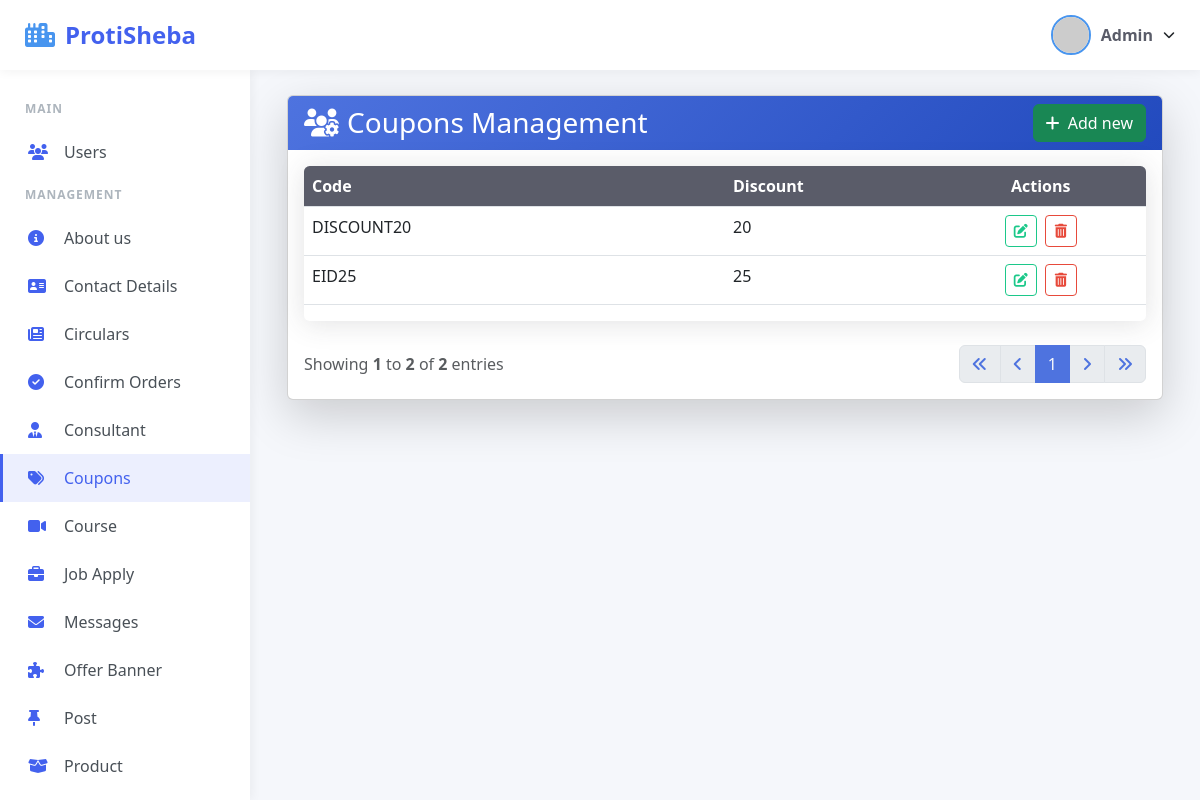
The page /admin/index.php?q=coupons (signed in) on the database its author committed.
### tables this page shows
CREATE TABLE `coupons` (
  `id` int(11) NOT NULL,
  `code` varchar(50) NOT NULL,
  `discount` int(10) NOT NULL,
  `time` timestamp NOT NULL DEFAULT current_timestamp()
);

### admin/sec/coupons.php (the view, shortened to what this page needs)
<?php
    $limit = 10;
    $page = isset($_GET['page']) ? max(1, (int)$_GET['page']) : 1;
    $start_from = ($page - 1) * $limit;
    $sql = "SELECT * FROM coupons ORDER BY id ASC LIMIT $start_from, $limit";
    $result = $conn->query($sql);
    $count_sql = "SELECT COUNT(*) as total FROM coupons";
    $total_result = $conn->query($count_sql);
    $total_rows = $total_result->fetch_assoc()['total'];
    $total_pages = ceil($total_rows / $limit);
    $start_range = max(1, $page - 2);
    $end_range = min($total_pages, $page + 2);
?>
<div class="container">
    <div class="card shadow-lg">
        <div class="card-header text-white">
            <div class="d-flex justify-content-between align-items-center">
                <h3 class="mb-0"><i class="fas fa-users-cog me-2"></i>Coupons Management</h3>
                <div class="d-flex align-items-center">
                    <button class="btn btn-success ms-3 add-new" data-bs-toggle="modal" data-bs-target="#addItemModel">
                        <i class="fas fa-plus me-1"></i> Add new
                    </button>
                </div>
            </div>
        </div>
        <div class="card-body">
            <?php if ($result->num_rows > 0): ?>
                <div class="table-responsive table-container mb-4">
                    <table class="table table-hover user-table">
                        <thead>
                            <tr>
                                <th width="50%">Code</th>
                                <th width="25%">Discount</th>
                                <th width="25%" class="text-center">Actions</th>
                            </tr>
                        </thead>
                        <tbody>
                            <?php while($row = $result->fetch_assoc()): ?>
                            <tr>
                                <td><?= htmlspecialchars($row["code"]) ?></td>
                                <td><?= htmlspecialchars($row["discount"]) ?></td>
                                <td class="text-center action-buttons">
                                    <button class="btn btn-sm btn-edit me-1" title="Edit" data-bs-toggle="modal" data-id="<?= htmlspecialchars($row["id"]) ?>"  data-bs-target="#addItemModel">
                                        <i class="fas fa-edit"></i>
                                    </button>
                                    <button class="btn btn-sm btn-delete" title="Delete" data-bs-toggle="modal" data-id="<?= htmlspecialchars($row["id"]) ?>"  data-bs-target="#deleteItemModel">
                                        <i class="fas fa-trash-alt"></i>
                                    </button>
                                </td>
                            </tr>
                            <?php endwhile; ?>
                        </tbody>
                    </table>
                </div>
                <div class="d-flex justify-content-between align-items-center">
                    <div class="text-muted">
                        Showing <strong><?= ($start_from + 1) ?></strong> to <strong><?= min($start_from + $limit, $total_rows) ?></strong> of <strong><?= $total_rows ?></strong> entries
                    </div>
                    <nav aria-label="Page navigation">
                        <ul class="pagination mb-0">
                            <li class="page-item <?= ($page <= 1) ? 'disabled' : '' ?>">
                                <a class="page-link" href="?q=coupons&page=1<?= !empty($search) ? '&search='.urlencode($search) : '' ?>" aria-label="First">
                                    <i class="fas fa-angle-double-left"></i>
                                </a>
                            </li>
                            <li class="page-item <?= ($page <= 1) ? 'disabled' : '' ?>">
                                <a class="page-link" href="?q=coupons&page=<?= $page-1 ?><?= !empty($search) ? '&search='.urlencode($search) : '' ?>" aria-label="Previous">
                                    <i class="fas fa-angle-left"></i>
                                </a>
                            </li>
                            <?php for ($i = $start_range; $i <= $end_range; $i++): ?>
                                <li class="page-item <?= ($i == $page) ? 'active' : '' ?>">
                                    <a class="page-link" href="?q=coupons&page=<?= $i ?><?= !empty($search) ? '&search='.urlencode($search) : '' ?>"><?= $i ?></a>
                                </li>
                            <?php endfor; ?>
                            <li class="page-item <?= ($page >= $total_pages) ? 'disabled' : '' ?>">
                                <a class="page-link" href="?q=coupons&page=<?= $page+1 ?><?= !empty($search) ? '&search='.urlencode($search) : '' ?>" aria-label="Next">
                                    <i class="fas fa-angle-right"></i>
                                </a>
                            </li>
                            <li class="page-item <?= ($page >= $total_pages) ? 'disabled' : '' ?>">
                                <a class="page-link" href="?q=coupons&page=<?= $total_pages ?><?= !empty($search) ? '&search='.urlencode($search) : '' ?>" aria-label="Last">
                                    <i class="fas fa-angle-double-right"></i>
                                </a>
                            </li>
                        </ul>
                    </nav>
                </div>
            <?php endif; ?>
        </div>
    </div>
</div>

### css/admin.css (style rules this page uses)
:root { --primary-color: #4361ee; --secondary-color: #3f37c9; --accent-color: #4895ef; --light-color: #f8f9fa; --dark-color: #212529; --success-color: #4cc9f0; --warning-color: #f8961e; --danger-color: #f72585; }
body { margin: 0; padding: 0; background-color: #f5f7fb; font-family: 'Segoe UI', Tahoma, Geneva, Verdana, sans-serif; overflow-x: hidden; }
:root { --primary-page: #4e73df; --secondary-color: #1cc88a; --danger-color: #e74a3b; --dark-color: #5a5c69; }
.card-header { background: linear-gradient(135deg, var(--primary-page) 0%, #224abe 100%); border-bottom: none; }
.user-table th, .question-table th { background-color: var(--dark-color); color: white; position: sticky; top: 0; font-weight: 600; }
.table-container { max-height: 600px; overflow-y: auto; border-radius: 0.35rem; box-shadow: 0 0.15rem 1.75rem 0 rgba(58, 59, 69, 0.15); }
.btn-edit { color: var(--secondary-color); border-color: var(--secondary-color); }
.btn-delete { color: var(--danger-color); border-color: var(--danger-color); }
.pagination .page-item.active .page-link { background-color: var(--primary-page); border-color: var(--primary-page); color: var(--light-color); }
.pagination .page-link { color: var(--primary-page); }
.action-buttons .btn { width: 32px; height: 32px; display: inline-flex; align-items: center; justify-content: center; }
@media (max-width: 1200px) { td { max-width: 300px; } }

### rows shown on the page
coupons: code "DISCOUNT20", discount "20"
coupons: code "EID25", discount "25"

### other values the page prints
$section "MAIN"
$item['t'] "Users"
$section "MANAGEMENT"
$item['t'] "About us"
$item['t'] "Contact Details"
$item['t'] "Circulars"
$item['t'] "Confirm Orders"
$item['t'] "Consultant"
$item['t'] "Coupons"
$item['t'] "Course"
$item['t'] "Job Apply"
$item['t'] "Messages"
$item['t'] "Offer Banner"
$item['t'] "Post"
$item['t'] "Product"
